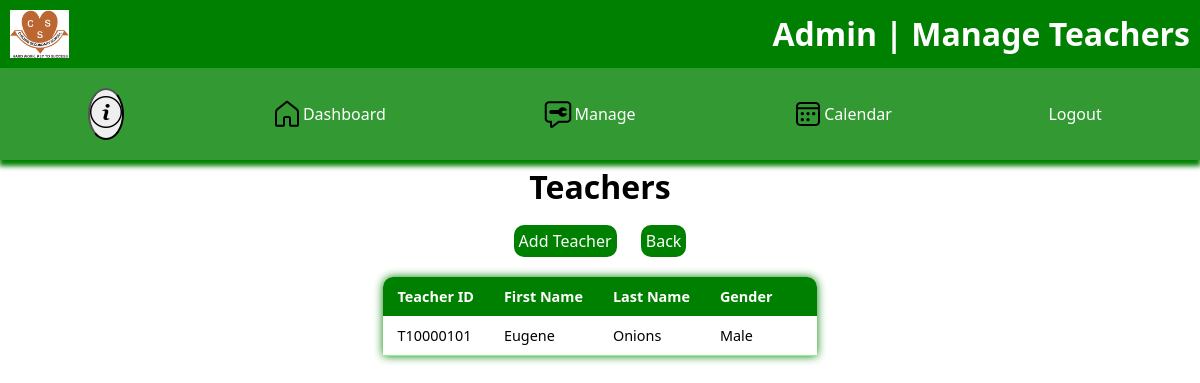
/Parent_Teacher_Portal_Chichiri/Sources/Pages/Admin/Manage/Teachers/viewTeachers.php, run on the app's committed database.
### tables this page shows
CREATE TABLE IF NOT EXISTS `teachers` (
  `teacher_id` varchar(10) NOT NULL,
  `password` varchar(20) DEFAULT NULL,
  `first_name` varchar(40) DEFAULT NULL,
  `last_name` varchar(40) DEFAULT NULL,
  `gender` varchar(6) DEFAULT NULL,
  PRIMARY KEY (`teacher_id`)
);

### Parent_Teacher_Portal_Chichiri/Sources/Pages/Admin/Manage/Teachers/viewTeachers.php (the view, shortened to what this page needs)
<!DOCTYPE html>
<html lang="en">
<head>
    <link rel="stylesheet" href="../../../Styles/Style.css">
</head>
<body class="Dashboard">
<header>
        <img src="../../../../../Assets/Images/chichiri.png" alt="">
        <h1>Admin | Manage Teachers</h1>
    </header>
    <nav>
    <button onclick="Swal.fire('User Guide Admin Manage Teacher', 'This is the view of the teachers, this page will allow the admin to add teachers and go back', 'info')"><img src="../../../../../Assets/Images/info.png" alt=""></button>
        <a href="../../Dashboard.php"><img src="../../../../../Assets/Images/Naviagtion/Home.png" alt="">Dashboard</a>
        <a href="../Manage.php"><img src="../../../../../Assets/Images/Naviagtion/Manage.png" alt="">Manage</a>
        <a href="../"><img src="../../../../../Assets/Images/Naviagtion/Calendar.png" alt="">Calendar</a>
        <a href="../../../Login.html">Logout</a>
    </nav>
    <main class="main">
        <div class="center-container">
        <h1>Teachers</h1>
        <br>
        <a href="addteachers.html" class="btn-success">Add Teacher</a>
        <a href="../Manage.php" class="btn-success">Back</a>
        <br>
        <table class="content-table">
            <thead>
                <tr>
                    <th>Teacher ID</th>
                    <th>First Name</th>
                    <th>Last Name</th>
                    <th>Gender</th>
                    <th></th>
                </tr>
            </thead>
            <tbody>
            <?php
                    $servername = 'localhost';
                    $username = 'root';
                    $password = '';
                    $database = 'parent_teacher_portal_chichiri';
                    $conn = new mysqli($servername, $username, $password, $database);
                    $sql = 'select * from teachers';
                    $result = $conn->query($sql);
                    while($row = $result->fetch_assoc()){
                        echo "
                            <tr>
                            <td>$row[teacher_id]</td>
                            <td>$row[first_name]</td>
                            <td>$row[last_name]</td>
                            <td>$row[gender]</td>
                            </tr>
                        ";
                    }
                ?>
            </tbody>
        </table>
    </div>
    </main>
</body>
</html>

### Parent_Teacher_Portal_Chichiri/Sources/Pages/Styles/Style.css (style rules this page uses)
* { padding: 0; margin: 0; box-sizing: border-box; font-family: "Segoe UI", Tahoma, Geneva, Verdana, sans-serif; }
a { text-decoration: none; color: black; }
.btn-success { width: -moz-fit-content; width: fit-content; padding: 5px; border-radius: 10px; outline: none; border: none; cursor: pointer; background-color: green; color: white; margin: 10px; }
nav { background-color: rgba(0, 128, 0, 0.8); display: flex; justify-content: space-around; padding: 20px; box-shadow: 0 5px 5px 1px green; }
nav a { color: white; display: flex; align-items: center; transition: 0.1s ease-in; padding: 10px; }
nav button { border-radius: 50%; border-radius: 50%; }
nav img { width: 2rem; }
header { background-color: rgb(0, 128, 0); display: flex; justify-content: space-between; padding: 10px; align-items: center; color: white; }
header img { width: 5%; }
body { width: 100%; }
main { display: flex; flex-direction: column; align-items: center; justify-content: center; text-align: center; padding: 5px; }
main .content-table { border-collapse: collapse; margin: 25px 0; font-size: 0.9em; min-width: 400px; border-radius: 10px 10px 0 0; overflow: hidden; box-shadow: 0 0 10px green; }
main .content-table thead tr { background-color: green; color: white; text-align: left; font-weight: bold; }
main .content-table th { padding: 10px 15px; }
main .content-table td { padding: 10px 15px; }
main .content-table tbody tr { border-bottom: 1px solid lightgreen; text-align: left; }

### data on the page
teachers: teacher_id "T10000101", first_name "Eugene", last_name "Onions", gender "Male"
